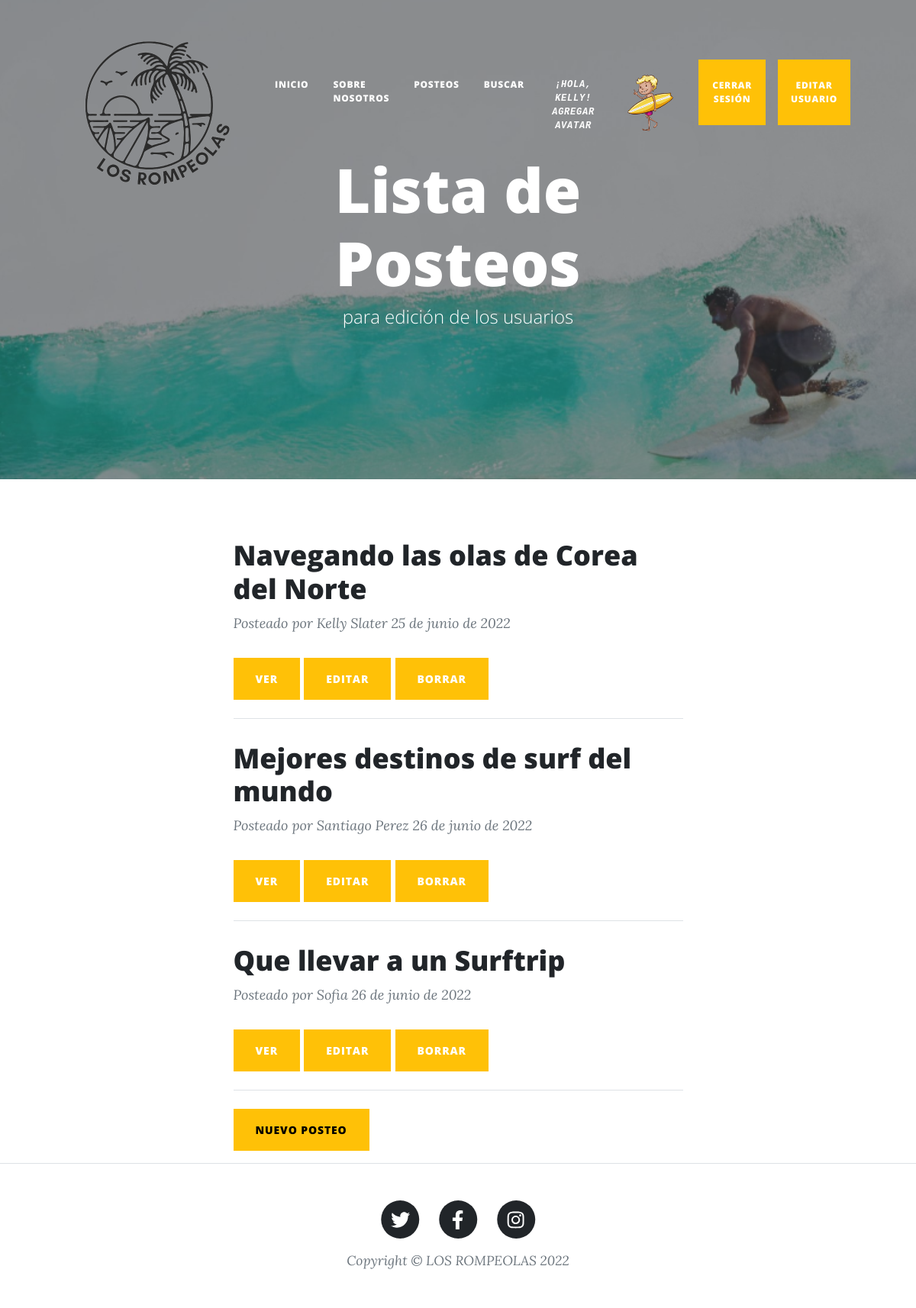
Page /Surfblog/listaPosteos/ (signed in) on the committed database.
### Surfblog/models.py (models this page shows, shortened)
class Avatar(models.Model):
    user = models.ForeignKey(User, on_delete = models.CASCADE)
    imagen = models.ImageField(upload_to = 'avatares', null = True, blank = True)
    class Meta:
        verbose_name = 'Avatar'
        verbose_name_plural = 'Avatares'

class Post(models.Model):
    autor = models.CharField(max_length = 40)
    email = models.EmailField()
    fecha = models.DateField(auto_now_add = True)
    titulo = models.CharField(max_length = 40, primary_key = True)
    cuerpo = models.TextField('')

### Surfblog/views.py (the view)
# urls.py: path('listaPosteos/', views.listaPosteos, name = 'listaPosteos'),
@login_required
def listaPosteos(request):
    id = 7
    listadoPosteos = Post.objects.all()
    diccionario = {'id': id, 'listadoPosteos': listadoPosteos}
    return render(request,'Surfblog/listaPosteos.html', diccionario)

### Surfblog/templates/Surfblog/listaPosteos.html (shortened to what this page needs)
{% extends 'Surfblog/padre.html' %}
{% load static %}
{% block titulo_header %}
    <h1>Lista de Posteos</h1>
    <span class='subheading'>para edición de los usuarios</span>
{% endblock %}
{% block contenido_principal %}
    <div class='container px-4 px-lg-5'>
        <div class='row gx-4 gx-lg-5 justify-content-center'>
            <div class='col-md-10 col-lg-8 col-xl-7'>
                {% for posteo in listadoPosteos %}
                    <div class='post-preview'>
                        <a href='{% url "Post" posteo.titulo %}'>
                            <h2 class='post-title'>{{posteo.titulo}}</h2>
                        </a>
                        <p class='post-meta'>
                            Posteado por
                            <span>{{posteo.autor}}</span>
                            {{posteo.fecha}}
                        </p>
                    </div>
                    <button type='button' class='btn btn-warning'>
                        <a href='{% url "Post" posteo.titulo %}' style='color: white;'>VER</a>
                    </button>
                    <button type='button' class='btn btn-warning'>
                        <a href='{% url "editarPosteo" posteo.titulo %}' style='color: white;'>EDITAR</a>
                    </button>
                    <button type='button' class='btn btn-warning'>
                        <a href='{% url "borrarPosteo" posteo.titulo %}' style='color: white;'>BORRAR</a>
                    </button>
                    <hr class='my-4' />
                {% endfor %}
                <button type='button' class='btn btn-warning mb-3'>
                    <a href='{% url "hacerPost" %}' style='color: black;'>NUEVO POSTEO</a>
                </button>
            </div>
        </div>
    </div>
{% endblock %}

### Surfblog/templates/Surfblog/padre.html (shortened to what this page needs)
<!DOCTYPE html>
<html lang='en'>
    <head>
        {% load static %}
        <link href='{% static "SurfBlog/css/styles.css" %}' rel='stylesheet' />
    </head>
    <body>
        <nav class='navbar navbar-expand-lg navbar-light' id='mainNav'>
            <div class='container px-4 px-lg-5'>
                <a class='navbar-brand' href='{% url "Inicio" %}'><img src='{% static "SurfBlog/assets/img/logo.png" %}' alt='Logo' title='Logo' height='250px' width='250px'></a>
                <div class='collapse navbar-collapse' id='navbarResponsive'>
                    <ul class='navbar-nav ms-auto py-4 py-lg-0'>
                        <li class='nav-item'><a class='nav-link px-lg-3 py-3 py-lg-4' href='{% url "Inicio" %}'>Inicio</a></li>
                        <li class='nav-item'><a class='nav-link px-lg-3 py-3 py-lg-4' href='{% url "sobreNosotros" %}'>Sobre Nosotros</a></li>
                        <li class='nav-item'><a class='nav-link px-lg-3 py-3 py-lg-4' href='{% url "listaPosteos" %}'>Posteos</a></li>
                        <li class='nav-item'><a class='nav-link px-lg-3 py-3 py-lg-4' href='{% url "Buscar" %}'>Buscar</a></li>
                        {% if user.is_authenticated %}
                        <li class='nav-item'><a class='nav-link px-lg-3 py-3 py-lg-4 text-center font-monospace fst-italic' href='{% url "agregarAvatar" %}'>¡Hola, {{user.username}}!</br><span class=''>Agregar Avatar</span></a></li>
                        <li class='mx-1'>
                        {% with first_image=user.avatar_set.first %}
                            {% if first_image %}
                                <a href='{{ first_image.imagen.url }}' target='_blank'>
                                <img src='{{ first_image.imagen.url }}' height='100px'>
                            {% endif %}
                        {% endwith %}
                        </li>
                        <li class='nav-item'><a class='nav-link px-lg-3 py-3 py-lg-4 btn btn-warning mx-2' href='{% url "Logout" %}'>Cerrar Sesión</a></li>
                        <li class='nav-item'><a class='nav-link px-lg-3 py-3 py-lg-4 btn btn-warning mx-2' href='{% url "editarUsuario" %}'>Editar Usuario</a></li>
                        {% endif %}
                    </ul>
                </div>
            </div>
        </nav>
        <header class='masthead' style='background-image: url("{% static "SurfBlog/assets/img/home.jpg" %}")'>
            <div class='container position-relative px-4 px-lg-5'>
                <div class='row gx-4 gx-lg-5 justify-content-center'>
                    <div class='col-md-10 col-lg-8 col-xl-7'>
                        <div class='site-heading'>
                            {% block titulo_header %}
                            {% endblock %}
                        </div>
                    </div>
                </div>
            </div>
        </header>
        {% block contenido_principal %}
        {% endblock %}
        <footer class='border-top'>
            <div class='container px-4 px-lg-5'>
                <div class='row gx-4 gx-lg-5 justify-content-center'>
                    <div class='col-md-10 col-lg-8 col-xl-7'>
                        <ul class='list-inline text-center'>
                            <li class='list-inline-item'>
                                <a href='#!'>
                                    <span class='fa-stack fa-lg'>
                                        <i class='fas fa-circle fa-stack-2x'></i>
                                        <i class='fab fa-twitter fa-stack-1x fa-inverse'></i>
                                    </span>
                                </a>
                            </li>
                            <li class='list-inline-item'>
                                <a href='#!'>
                                    <span class='fa-stack fa-lg'>
                                        <i class='fas fa-circle fa-stack-2x'></i>
                                        <i class='fab fa-facebook-f fa-stack-1x fa-inverse'></i>
                                    </span>
                                </a>
                            </li>
                            <li class='list-inline-item'>
                                <a href='#!'>
                                    <span class='fa-stack fa-lg'>
                                        <i class='fas fa-circle fa-stack-2x'></i>
                                        <i class='fab fa-instagram fa-stack-1x fa-inverse'></i>
                                    </span>
                                </a>
                            </li>
                        </ul>
                        <div class='small text-center text-muted fst-italic'>Copyright &copy; LOS ROMPEOLAS 2022</div>
                    </div>
                </div>
            </div>
        </footer>
    </body>
</html>

### rows in the picture
Avatar: imagen (picture)
Post: titulo "Navegando las olas de Corea del Norte", autor "Kelly Slater", fecha "25 de junio de 2022"
Post: titulo "Mejores destinos de surf del mundo", autor "Santiago Perez", fecha "26 de junio de 2022"
Post: titulo "Que llevar a un Surftrip", autor "Sofia", fecha "26 de junio de 2022"

### other values in the picture
{{ user.username }} "KELLY"
